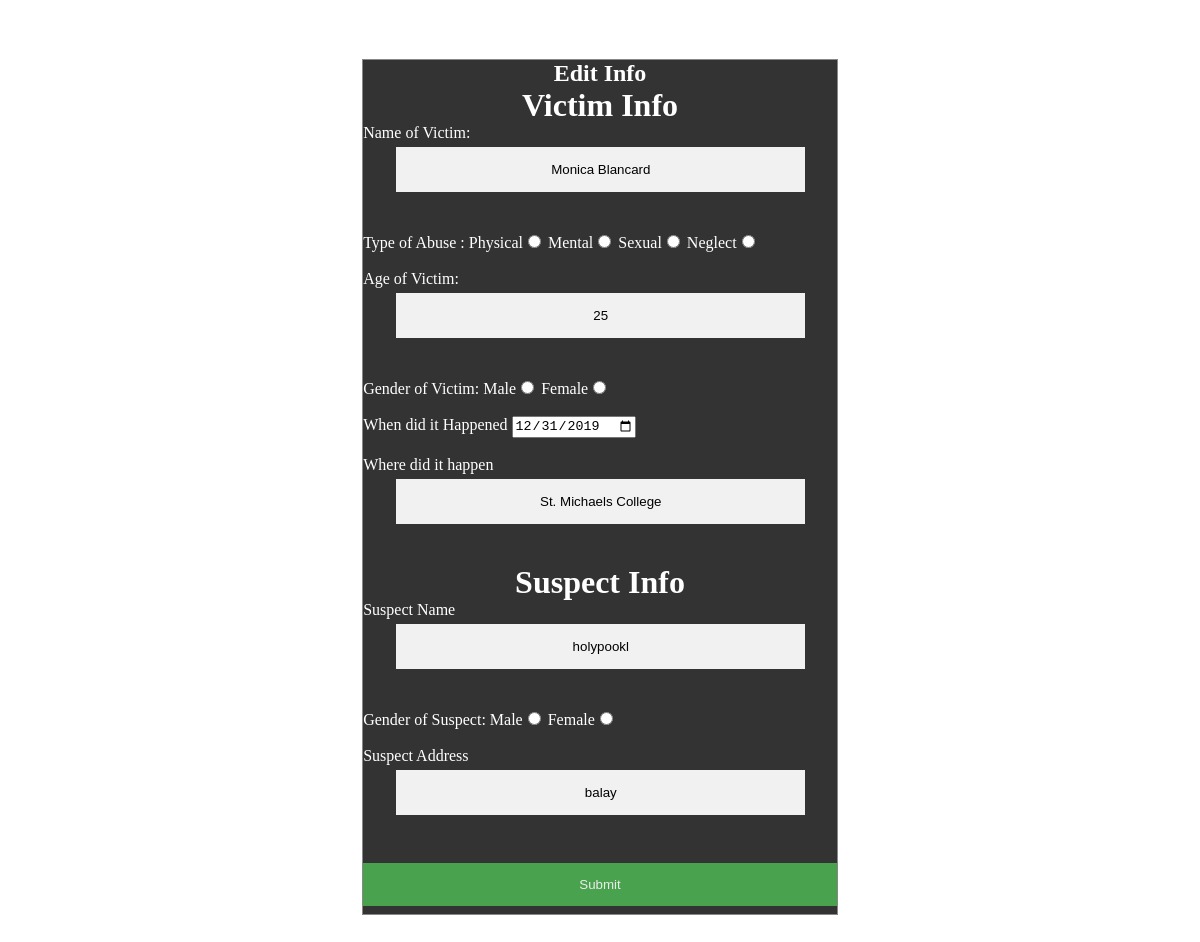
Screenshot of /edit.php?eid=4 with the database file from the repository.
### tables this page shows
CREATE TABLE `report` (
  `report_id` int(11) NOT NULL,
  `status` varchar(10) NOT NULL,
  `name_victim` varchar(255) NOT NULL,
  `abuse_victim` varchar(255) NOT NULL,
  `age_victim` int(3) NOT NULL,
  `gender_victim` varchar(255) NOT NULL,
  `date_victim` date NOT NULL,
  `address_victim` varchar(255) NOT NULL,
  `name_suspect` varchar(255) NOT NULL,
  `gender_suspect` varchar(255) NOT NULL,
  `address_suspect` varchar(255) NOT NULL,
  `report_date` date NOT NULL,
  `file_name` varchar(255) NOT NULL,
  `admin_id` int(20) NOT NULL,
  `reporter_id` int(50) NOT NULL
);

### edit.php (the view, shortened to what this page needs)
<?php
	include('connect.php');
?>
<!DOCTYPE html>
<html>
<head>
  <link rel="stylesheet" type="text/css" href="mystyle.css">
</head>
<body>
	<?php
		$eid = $_GET['eid'];
		$get_emp_edit = "SELECT * FROM report WHERE report_id='$eid'";
		$get_emp_edit_exec = mysqli_query($con, $get_emp_edit);
		$result = mysqli_fetch_array($get_emp_edit_exec);
	?>
<div  class="holyreport">
	<h2>Edit Info</h2>
<form action="edit.php" method="POST">
  <h1>Victim Info</h1>
  <label>Name of Victim: </label>
  <input type="text" name="name_victim"  value="<?php echo $result['name_victim']?>"><br><br>
  <label>Type of Abuse : </label>
  Physical<input type="radio" value="physical" name="abuse_victim">
  Mental<input type="radio" value="mental" name="abuse_victim">
  Sexual<input type="radio" value="sexual" name="abuse_victim">
  Neglect<input type="radio" value="Male" name="abuse_victim"><br><br>
   <label>Age of Victim: </label>
  <input type="text" name="age_victim"  value="<?php echo $result['age_victim']?>"><br><br>
  <label>Gender of Victim: </label>
  Male<input type="radio" value="Male" name="gender_victim" >
  Female<input type="radio" value="Female" name="gender_victim"><br><br>
  <label>When did it Happened</label>
  <input type="date" name="date_victim" value="<?php echo $result['date_victim']?>"><br><br>
  <label>Where did it happen</label>
  <input type="text" name="address_victim" value="<?php echo $result['address_victim']?>"><br><br>
  <h1> Suspect Info </h1>
  <label>Suspect Name</label><br>
  <input type="text" name="name_suspect" value="<?php echo $result['name_suspect']?>"><br><br>
  <label>Gender of Suspect: </label>
  Male<input type="radio" value="Male" name="gender_suspect" >
  Female<input type="radio" value="Female" name="gender_suspect"><br><br>
  <label>Suspect Address</label>
  <input type="text" name="address_suspect" value="<?php echo $result['address_suspect']?>"><br><br>
   <input type="submit" value="Submit" name="submit">
	</form>
</div>
</body>
</html>

### mystyle.css (style rules this page uses)
body { background: url() no-repeat center center fixed; background-size: cover; }
.holyreport { background-color: #333; margin: 5% auto 15% auto; border: 1px solid #888; width: 40%; height: 100%; color: white; }
.holyreport input[type=text], .holyreport input[type=password],.holyreport input[type=email],.holyreport input[type=number] { width: 80%; padding: 15px; margin: 5px 0 22px 0; display: inline-block; border: none; background: #f1f1f1; margin-left: 7%; text-align: center; }
.holyreport input[type=submit] { background-color: #4CAF50; color: white; padding: 14px 20px; margin: 8px 0; border: none; cursor: pointer; width: 100%; opacity: 0.9; }
.holyreport h1 { margin: auto; text-align: center; }
.holyreport h2 { margin: auto; text-align: center; }

### rows the page displays
report: name_victim "Monica Blancard", age_victim "25", date_victim "12/31/2019", address_victim "St. Michaels College", name_suspect "holypookl", address_suspect "balay"
